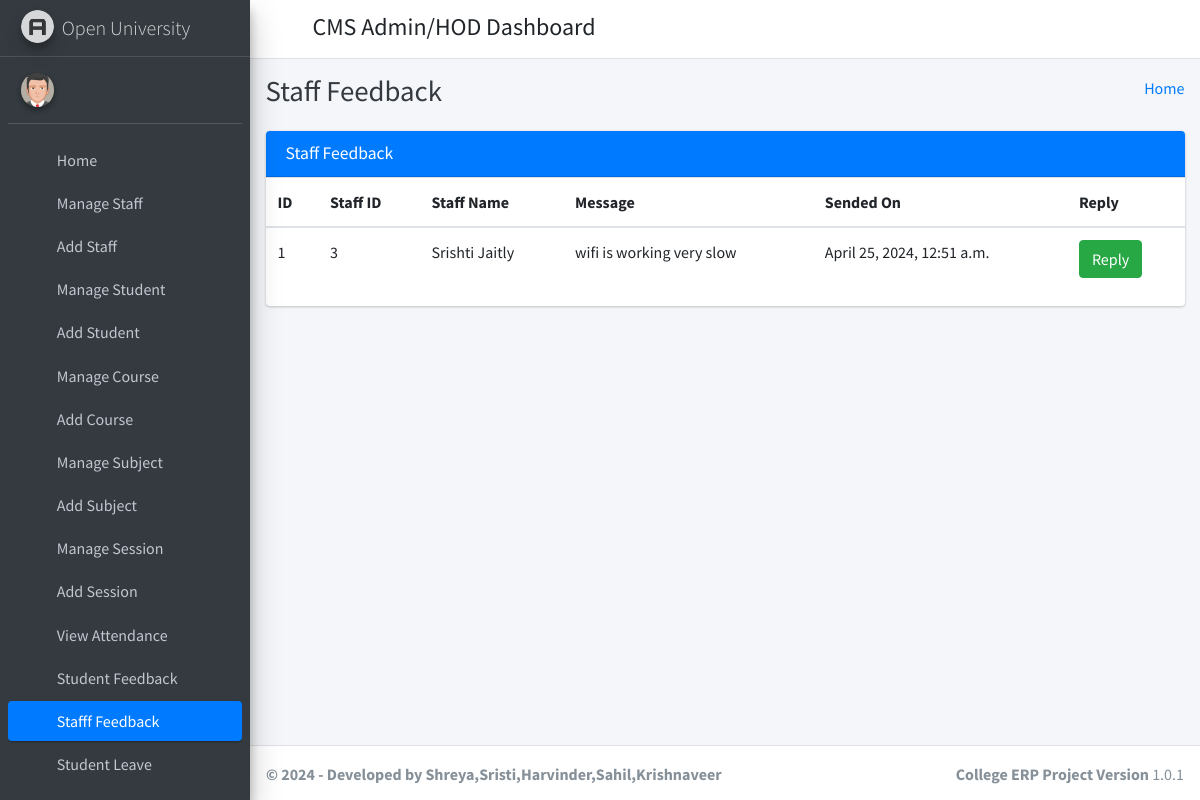
/staff_feedback_message/ (signed in), run on the app's committed database.
### student_management_app/models.py (models this page shows)
class FeedBackStaffs(models.Model):
    id = models.AutoField(primary_key=True)
    staff_id = models.ForeignKey(Staffs, on_delete=models.CASCADE)
    feedback = models.TextField()
    feedback_reply = models.TextField()
    created_at = models.DateTimeField(auto_now_add=True)
    updated_at = models.DateTimeField(auto_now=True)
    objects = models.Manager()

class Staffs(models.Model):
    id = models.AutoField(primary_key=True)
    admin = models.OneToOneField(CustomUser, on_delete = models.CASCADE)
    address = models.TextField()
    created_at = models.DateTimeField(auto_now_add=True)
    updated_at = models.DateTimeField(auto_now=True)
    objects = models.Manager()

class CustomUser(AbstractUser):
    user_type_data = ((1, "HOD"), (2, "Staff"), (3, "Student"))
    user_type = models.CharField(default=1, choices=user_type_data, max_length=10)

### student_management_app/HodViews.py (the view)
# urls.py: path('staff_feedback_message/', HodViews.staff_feedback_message, name="staff_feedback_message"),
def staff_feedback_message(request):
    feedbacks = FeedBackStaffs.objects.all()
    context = {
        "feedbacks": feedbacks
    }
    return render(request, 'hod_template/staff_feedback_template.html', context)

### student_management_app/LoginCheckMiddleWare.py (called while the page is built, shortened)
    def process_view(self, request, view_func, view_args, view_kwargs):
        modulename = view_func.__module__
        user = request.user
        if user.is_authenticated:
            if user.user_type == "1":
                if modulename == "student_management_app.HodViews":
                    pass
                elif modulename == "student_management_app.views" or modulename == "django.views.static":
                    pass
                else:
                    return redirect("admin_home")
            else:
                return redirect("login")
        else:
            if request.path == reverse("login") or request.path == reverse("doLogin"):
                pass
            else:
                return redirect("login")

### student_management_app/templates/hod_template/staff_feedback_template.html (shortened to what this page needs)
{% extends 'hod_template/base_template.html' %}
{% block page_title %}
    Staff Feedback
{% endblock page_title %}
{% block main_content %}
{% load static %}
<section class="content">
        <div class="container-fluid">
            <div class="row">
                <div class="col-md-12">
                    <div class="card card-primary">
                        <div class="card-header">
                            <h3 class="card-title">Staff Feedback</h3>
                        </div>
                        <div class="table-responsive">
                            <table class="table">
                                <thead>
                                <tr>
                                    <th>ID</th>
                                    <th>Staff ID</th>
                                    <th>Staff Name</th>
                                    <th>Message</th>
                                    <th>Sended On</th>
                                    <th>Reply</th>
                                </tr>
                                </thead>
                                {% for feedback in feedbacks %}
                                <tbody>
                                <tr>
                                    <td>{{ feedback.id }}</td>
                                    <td>{{ feedback.staff_id.admin.id }}</td>
                                    <td>{{ feedback.staff_id.admin.first_name }} {{ feedback.staff_id.admin.last_name }}</td>
                                    <td>{{ feedback.feedback }}</td>
                                    <td>{{ feedback.created_at }}</td>
                                    <td>
                                        {% if feedback.feedback_reply == "" %}
                                            <button class="btn btn-success reply_open_modal" data-toggle="modal" data-target="#replyModal">Reply</button>
                                        {% else %}
                                            {{ feedback.feedback_reply }}
                                        {% endif %}
                                    </td>
                                </tr>
                                </tbody>
                                {% endfor %}
                            </table>
                        </div>
                    </div>
                </div>
            </div>
        </div>
      </section>
  {% endblock main_content %}

### data on the page
FeedBackStaffs: id "1", staff_id.admin.id "3", staff_id.admin.first_name "Srishti", staff_id.admin.last_name "Jaitly", feedback "wifi is working very slow", created_at "April 25, 2024, 12:51 a.m.", feedback_reply "Reply"
